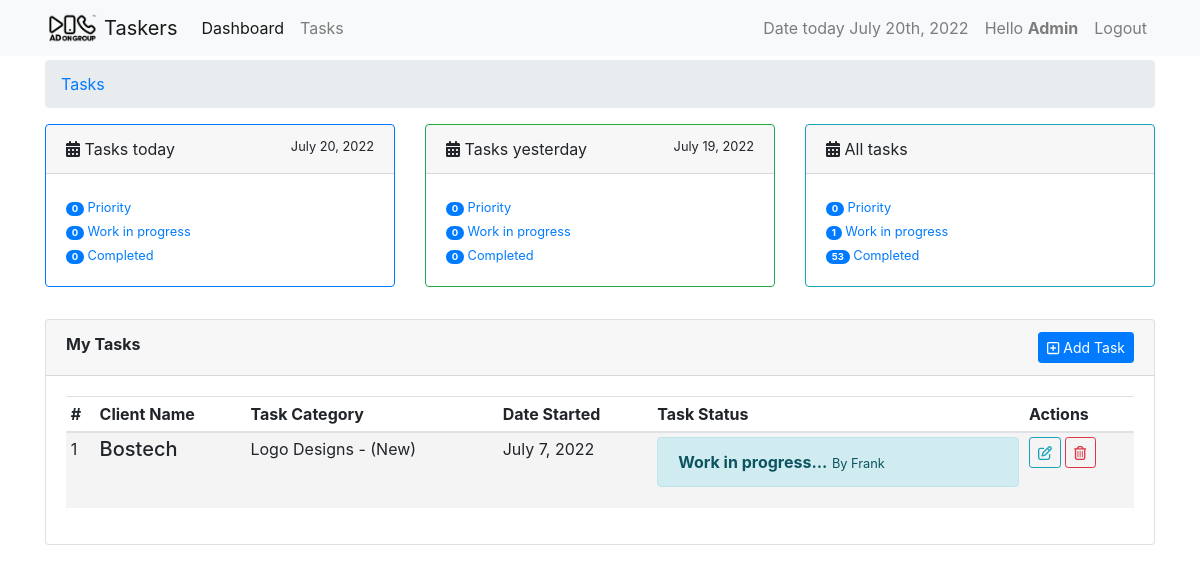
Before: /tasks/ (signed in) with the older database file.
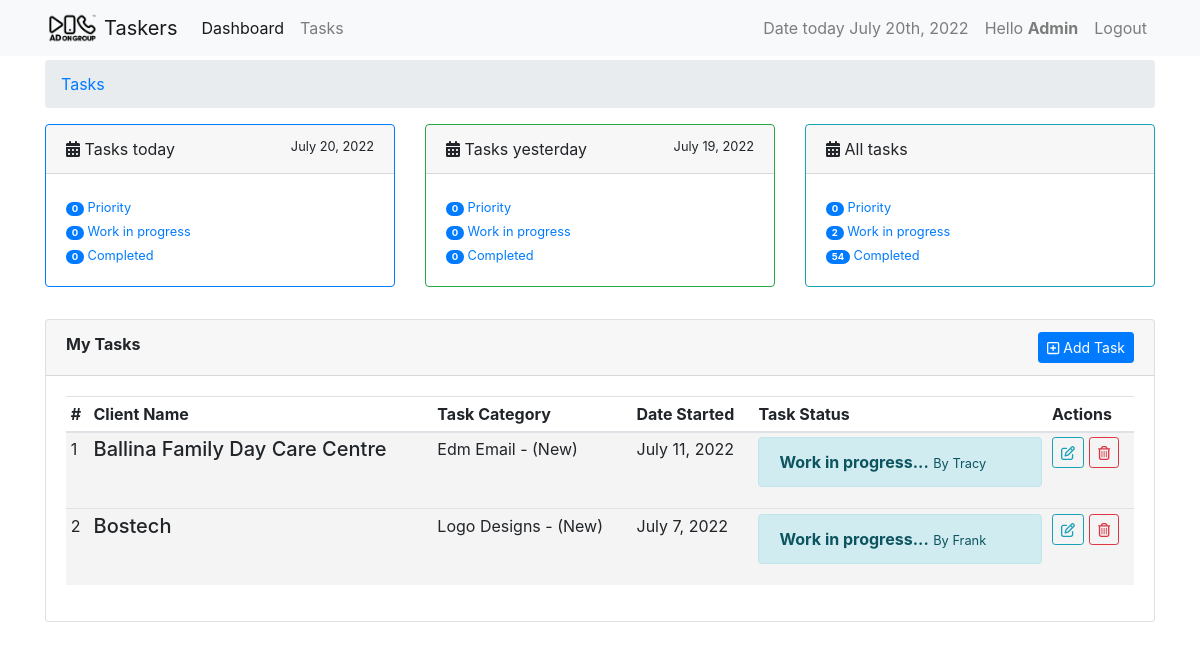
After: the same page with the newer database file.
### tasks/models.py (models this page shows, shortened)
class Task(models.Model):
    slug = models.SlugField(unique=True, null=True, blank=True)
    user = models.ForeignKey(settings.AUTH_USER_MODEL,
                             on_delete=models.CASCADE, verbose_name='designers')
    task_type = models.ForeignKey(
        TaskType, on_delete=models.CASCADE, default=1)
    task_category = models.ForeignKey(
        TaskCategory, on_delete=models.CASCADE, default=1)
    name = models.CharField(max_length=120, verbose_name="Client name")
    paradise_link = models.URLField(
        blank=True, null=True, verbose_name="task link")
    check_list_link = models.URLField(
        max_length=120, verbose_name='check list link', blank=True, null=True)
    is_priority = models.BooleanField(
        default=False, verbose_name="Is Task Priority?", help_text="Checked if task is priority.")
    is_done = models.BooleanField(default=False, verbose_name="Is Task Completed?",
                                  help_text="Note: Checked if you're done.")
    created = models.DateTimeField(auto_now_add=True)
    updated = models.DateTimeField(auto_now=True)
    class Meta:
        ordering = ['-is_priority', 'is_done', '-updated', '-created']

class BaseTime(models.Model):
    created = models.DateTimeField(auto_now_add=True)
    updated = models.DateTimeField(auto_now=True)

class TaskCategory(BaseTime, models.Model):
    name = models.CharField(max_length=120, unique=True)
    task_point = models.FloatField(default=0.0)
    class Meta:
        verbose_name_plural = "Task Categories"
    def __str__(self):
        return self.name

class TaskType(BaseTime, models.Model):
    name = models.CharField(max_length=60)
    task_point = models.FloatField(default=0.0)
    def __str__(self):
        return self.name

### tasks/views.py (the view, shortened to what this page needs)
# urls.py: path('', views.TaskListView.as_view(), name="userview"),
class TaskListView(View):
    form_class = TaskForm
    template_name = 'task_form_template.html'
    @method_decorator(login_required)
    def dispatch(self, *args, **kwargs):
        return super().dispatch(*args, **kwargs)
    def get(self, request, *args, **kwargs):
        today = timezone.now()
        yesterday = today - timezone.timedelta(days=1)
        if request.user.is_superuser:
            tasks = Task.objects.all().filter(is_done=False)
            priority_tasks_today = Task.objects.filter(updated__date=today.date()).filter(is_priority=True).filter(is_done=False)
            priority_tasks_yesterday = Task.objects.filter(updated__date=yesterday.date()).filter(is_priority=True).filter(is_done=False)
            priority_tasks = Task.objects.filter(is_done=False).filter(is_priority=True)
            wip_tasks_today = Task.objects.filter(updated__date=today.date()).filter(is_done=False)
            wip_tasks_yesterday = Task.objects.filter(updated__date=yesterday.date()).filter(is_done=False)
            wip_tasks = Task.objects.filter(is_done=False)
            completed_tasks_today = Task.objects.filter(updated__date=today.date()).filter(is_done=True)
            completed_tasks_yesterday = Task.objects.filter(updated__date=yesterday.date()).filter(is_done=True)
            completed_tasks = Task.objects.filter(is_done=True)
            form = AdminTaskForm(request.POST or None)
        if request.user.has_perm('auth.view_user'):
            completed_tasks = Task.objects.filter(is_done=True)
            wip_tasks = Task.objects.filter(is_done=False)
            priority_tasks = Task.objects.filter(is_done=False).filter(is_priority=True)
        print(request.user.has_perm('auth.view_user'))
        context = {
                    'form': form,
                    'tasks': tasks,
                    'today': today,
                    'yesterday': yesterday,
                    'priority_tasks_today': priority_tasks_today,
                    'wip_tasks_today': wip_tasks_today,
                    'completed_tasks_today': completed_tasks_today,
                    'priority_tasks_yesterday': priority_tasks_yesterday,
                    'wip_tasks_yesterday': wip_tasks_yesterday,
                    'completed_tasks_yesterday': completed_tasks_yesterday,
                    'priority_tasks': priority_tasks,
                    'completed_tasks': completed_tasks,
                    'wip_tasks': wip_tasks
                }
        return render(request, self.template_name, context)

### tasks/templates/task_form_template.html (shortened to what the changed rows need)
{% extends 'base.html' %}
{% load crispy_forms_tags %}
{% block content %}
<div class="row mb-3">
    <div class="col-sm-4">
        <div class="card border-info mb-3">
            <div class="card-body">
                     <br>
                <small><span class="badge badge-primary badge-pill">{{ wip_tasks.count }}</span>
                    <a href="{% url 'taskers:allwiptasks' %}"> Work in progress</a></small> <br>
                <small><span class="badge badge-primary badge-pill">{{ completed_tasks.count }}</span>
                    <a href="{% url 'taskers:allcompletedtasks' %}"> Completed</a></small> <br>
            </div>
        </div>
    </div>
</div>
<div class="row">
    <div class="col-sm-12">
        <div class="card">
            <div class="card-body">
                <table class="table table-sm" id="tasks">
                    <thead>
                        <tr>
                            <th>#</th>
                            <th>Client Name</th>
                            <th>Task Category</th>
                            <th>Date Started</th>
                            <th>Task Status</th>
                            <th>Actions</th>
                        </tr>
                    </thead>
                    <tbody>
                        {% if request.user.is_superuser %}
                        {% for task in tasks %}
                        <tr {% if not task.is_done %} style="background-color: rgb(244, 244, 244);" {% endif %}>
                            <td>
                                {{ forloop.counter }}
                            </td>
                            <td>
                                <h5>{{ task.name|title }}</h5>
                            </td>
                            <td>
                                {{ task.task_category|title }} - ({{ task.task_type|title }})
                            </td>
                            <td>
                                {{ task.created|date }}
                            </td>
                            <td>
                                {% if task.is_done %}
                                <div class="alert alert-success">
                                    <div>
                                        <strong>Completed!</strong>
                                        <small>{{ task.updated|date }} | by {{task.user}}</small> <br>
                                        {% if task.is_priority %}
                                            <small style="color: rgb(237, 45, 77);"><strong>Note:</strong>  This task is priority.</small>
                                        {% endif %}
                                    </div>
                                </div>
                                {% else %}
                                <div class="alert alert-info">
                                    <div >
                                        <strong>Work in progress...</strong>
                                        <small>By {{task.user|title}}</small> <br>
                                    </div>
                                </div>
                                {% endif %}
                            </td>
                            <td>
                                {% if not task.is_done %}
                                    <a href="{% url 'taskers:taskdetail' task.slug %}" class="btn btn-outline-info btn-sm"><i class="fa-regular fa-pen-to-square"></i></a>
                                    <a href="{% url 'taskers:taskdelete' task.slug %}" class="btn btn-outline-danger btn-sm"><i class="fa-regular fa-trash-can"></i></a>
                                {% else %}
                                    <a href="{% url 'taskers:taskdetail' task.slug %}" class="btn btn-outline-success btn-sm"><i class="fa-regular fa-rectangle-list"></i> Details</a>
                                {% endif %}
                            </td>
                        </tr>
                        {% endfor %}
                        {% endif %}
                    </tbody>
                </table>
            </div>
        </div>
    </div>
</div>
{% endblock %}

Changed rows visible on the page:
added Task: name "Ballina Family Day Care Centre", task_category "Edm Email", task_type "New", created "July 11, 2022", user "Tracy", is_done False (drawn)
Other visible differences:
{{ wip_tasks.count }}: "1" → "2"
{{ completed_tasks.count }}: "53" → "54"
